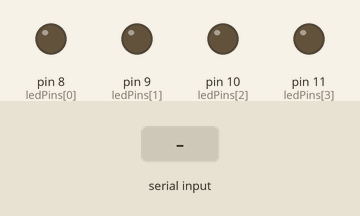
The sketch below on a simulated Arduino Uno, built with avr-gcc and run on an emulated ATmega328P. Parts: output pins drawn as LEDs (lit = HIGH). The test bench sets the inputs (shaded band).

Above: at 1.2 s.
1.3 s: "LED1_ON\n" received over Serial
At 2.5 s:
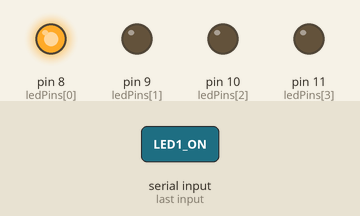
2.8 s: "LED2_ON\n" received over Serial
At 3.7 s:
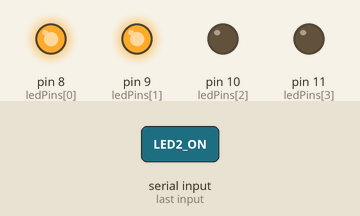
4.3 s: "LED1_OFF\n" received over Serial
At 4.8 s:
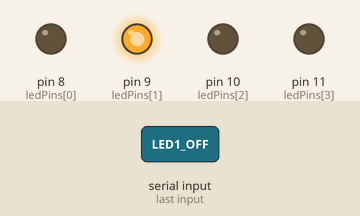
5.8 s: "LED3_ON\n" received over Serial
At 7.0 s:
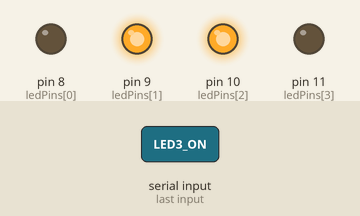
7.3 s: "LED2_OFF\n" received over Serial
At 8.3 s:
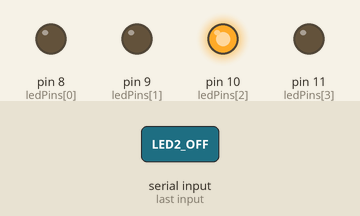
8.8 s: "LED4_ON\n" received over Serial
At 9.4 s:
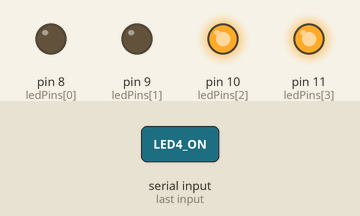
Timing chart, 0 to 11.3 s (numbered marks = the images above; inputs shaded):
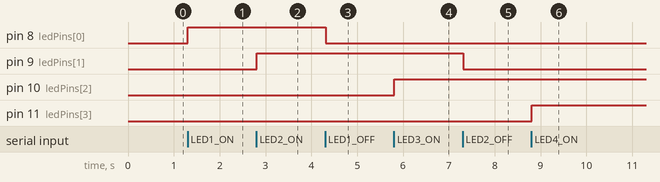

Measured:
- after the input at 1.3 s, pin 8 (ledPins[0]): LOW → HIGH at once
- after the input at 2.8 s, pin 9 (ledPins[1]): LOW → HIGH at once
- after the input at 4.3 s, pin 8 (ledPins[0]): HIGH → LOW at once
- after the input at 5.8 s, pin 10 (ledPins[2]): LOW → HIGH at once
- after the input at 7.3 s, pin 9 (ledPins[1]): HIGH → LOW at once
- after the input at 8.8 s, pin 11 (ledPins[3]): LOW → HIGH at once

The sketch:

Minecraft_Arduino.ino
```cpp
const int ledPins[] = {8, 9, 10, 11};

void setup() {
  Serial.begin(9600);

  for (int i = 0; i < 4; i++) {
    pinMode(ledPins[i], OUTPUT);
    digitalWrite(ledPins[i], LOW);
  }
}

void loop() {
  if (Serial.available()) {
    String cmd = Serial.readStringUntil('\n');
    cmd.trim();

    if (cmd == "LED1_ON") digitalWrite(8, HIGH);
    if (cmd == "LED1_OFF") digitalWrite(8, LOW);

    if (cmd == "LED2_ON") digitalWrite(9, HIGH);
    if (cmd == "LED2_OFF") digitalWrite(9, LOW);

    if (cmd == "LED3_ON") digitalWrite(10, HIGH);
    if (cmd == "LED3_OFF") digitalWrite(10, LOW);

    if (cmd == "LED4_ON") digitalWrite(11, HIGH);
    if (cmd == "LED4_OFF") digitalWrite(11, LOW);
  }
}
```
